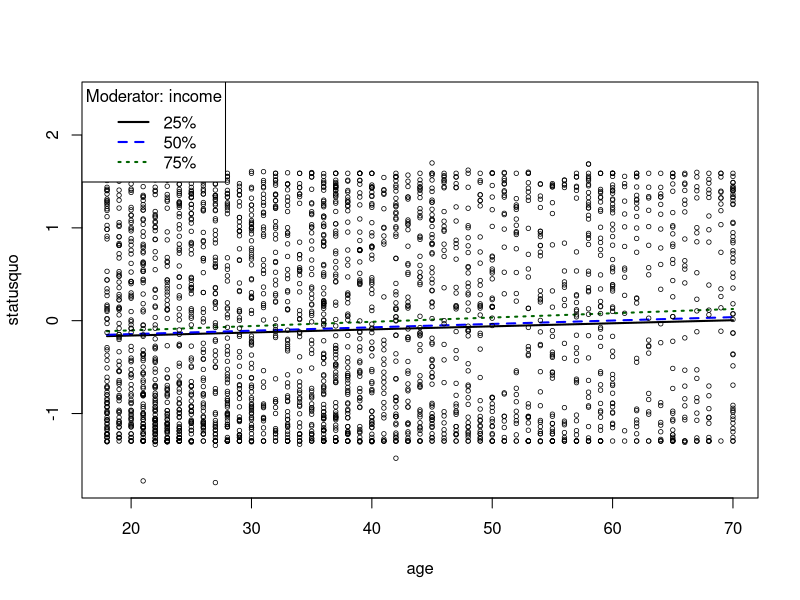

Source code (R): (Note: this script raises an error after producing the figure.)
library(rockchalk)


### Name: testSlopes
### Title: Hypothesis tests for Simple Slopes Objects
### Aliases: testSlopes

### ** Examples

library(rockchalk)
library(car)
m1 <- lm(statusquo ~ income * age + education + sex + age, data = Chile)
m1ps <- plotSlopes(m1, modx = "income", plotx = "age")
m1psts <- testSlopes(m1ps)
plot(m1psts)


dat2 <- genCorrelatedData(N = 400, rho = .1, means = c(50, -20),
                          stde = 300, beta = c(2, 0, 0.1, -0.4))
m2 <- lm(y ~ x1*x2, data = dat2)
m2ps <- plotSlopes(m2, plotx = "x1", modx = "x2")
m2psts <- testSlopes(m2ps)
plot(m2psts)
m2ps <- plotSlopes(m2, plotx = "x1", modx = "x2", modxVals = "std.dev", n = 5)
m2psts <- testSlopes(m2ps)
plot(m2psts)

## Try again with longer variable names

colnames(dat2) <- c("oxygen","hydrogen","species")
m2a <- lm(species ~ oxygen*hydrogen, data = dat2)
m2aps1 <- plotSlopes(m2a, plotx = "oxygen", modx = "hydrogen")
m2aps1ts <- testSlopes(m2aps1)
plot(m2aps1ts)
m2aps2 <- plotSlopes(m2a, plotx = "oxygen", modx = "hydrogen",
                     modxVals = "std.dev", n = 5)
m2bps2ts <- testSlopes(m2aps2)
plot(m2bps2ts)



dat3 <- genCorrelatedData(N = 400, rho = .1, stde = 300,
                          beta = c(2, 0, 0.3, 0.15),
                          means = c(50,0), sds = c(10, 40))
m3 <- lm(y ~ x1*x2, data = dat3)
m3ps <- plotSlopes(m3, plotx = "x1", modx = "x2")
m3sts <- testSlopes(m3ps)
plot(testSlopes(m3ps))
plot(testSlopes(m3ps), shade = FALSE)

## Finally, if model has no relevant interactions, testSlopes does nothing.
m9 <- lm(statusquo ~ age + income * education + sex + age, data = Chile)
m9ps <- plotSlopes(m9, modx = "education", plotx = "age", plotPoints = FALSE)
m9psts <- testSlopes(m9ps)
